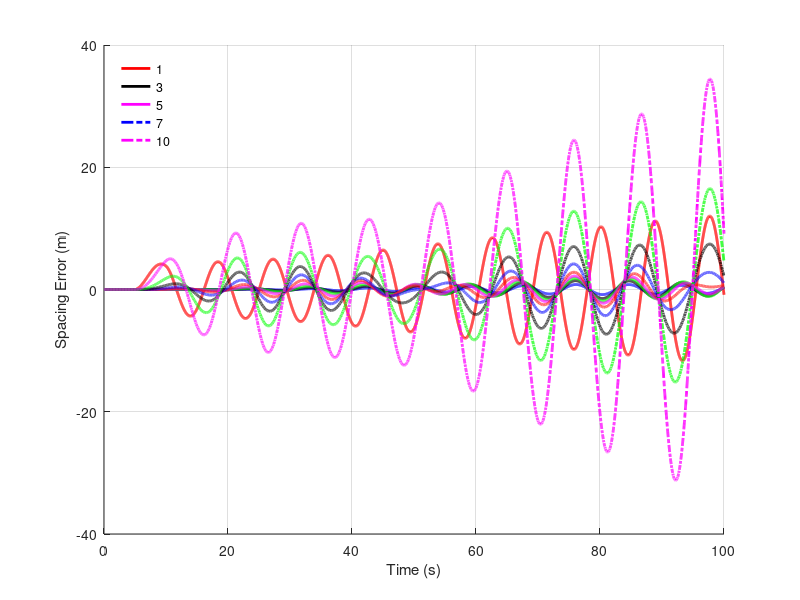

Source code (MATLAB):
%% Bidirectional platoon, simulations


clc;clear;close all;


N = 10;           % Number of vehicles
Time = 100;       % Total time
T_delta = 0.01;   % Time step

Tao = 0.5;        % Time lag

%% State of individual vehicles

X = zeros(Time/T_delta,N);
V = zeros(Time/T_delta,N);
a = zeros(Time/T_delta,N);
U = zeros(Time/T_delta,N);

d = 10;   % desired spacing
%% leader's state
a0 = zeros(Time/T_delta,1);
v0 = zeros(Time/T_delta,1);
x0 = zeros(Time/T_delta,1);

  %% the leader's constant acceleration 
 a0(5/T_delta:10/T_delta) = 2;
 v0(1) = 20;

for i = 1:N
    X(1,i) = x0(1)-i*d;
    V(1,i) = 20;
end


%% update leader's state
for i = 2:Time/T_delta
    v0(i) = v0(i-1)+a0(i)*T_delta;
    x0(i) = x0(i-1)+v0(i)*T_delta;    
end



%% update platoon state

% feedback gains
% k1 = 1; k2 = 2; k3 = 1;    % stable
   k1 = 1; k2 = 0.2; k3 = 1;  % unstable 

for i = 2:Time/T_delta
    
    %% first vehicle
   % symmetric 
    U(i,1) = - k1*(X(i-1,1)-x0(i-1)+d) - k2*(V(i-1,1)-v0(i-1))-k3*(a(i-1,1)-a0(i-1))-...
             k1*(X(i-1,1)-X(i-1,2)-d) - k2*(V(i-1,1)-V(i-1,2))-k3*(a(i-1,1)-a(i-1,2));%+ 0.1*sin(1.44*(T_delta*i));   
           
    a(i,1) = (Tao-T_delta)/Tao*a(i-1,1) + T_delta/Tao*U(i,1);
    V(i,1) = V(i-1,1)+a(i,1)*T_delta;
    X(i,1) = X(i-1,1)+V(i,1)*T_delta; 
  
    %% j-th vheicle
    for j = 2:N-1
        % symmetric case
        U(i,j) = - k1*(X(i-1,j)-X(i-1,j-1)+d) - k2*(V(i-1,j)-V(i-1,j-1))-k3*(a(i-1,j)-a(i-1,j-1)) - ...
                   k1*(X(i-1,j)-X(i-1,j+1)-d) - k2*(V(i-1,j)-V(i-1,j+1))-k3*(a(i-1,j)-a(i-1,j+1)) - ...
                    k1*(X(i-1,j)-x0(i-1)+j*d) - k2*(V(i-1,j)-v0(i-1))-k3*(a(i-1,j)-a0(i-1)); 
        a(i,j) = (Tao-T_delta)/Tao*a(i-1,j) + T_delta/Tao*U(i,j);
        V(i,j) = V(i-1,j)+a(i,j)*T_delta;
        X(i,j) = X(i-1,j)+V(i,j)*T_delta; 
    end
    
    U(i,N) = - k1*(X(i-1,N)-X(i-1,N-1)+d) - k2*(V(i-1,N)-V(i-1,N-1))-k3*(a(i-1,N)-a(i-1,N-1));            
        a(i,N) = (Tao-T_delta)/Tao*a(i-1,N) + T_delta/Tao*U(i,N);
        V(i,N) = V(i-1,N)+a(i,N)*T_delta;
        X(i,N) = X(i-1,N)+V(i,N)*T_delta; 
end

%% figure

t = T_delta:T_delta:Time;
ColorSet = {'r','b','k','g','m','r-.','b-.','k-.','g-.','m-.'};

h = zeros(10,1);
figure;
h(1) = plot(t,x0 - X(:,1) -d,'r','linewidth',2);hold on;

% spacing error
for i = 1:N-1
   h(i+1) = plot(t,X(:,i)-X(:,i+1)-d,ColorSet{i+1},'linewidth',2);box off;xlabel('Time (s)');hold on
end
set(gcf,'Position',[250 150 300 350]);
%    ylim([-20 60])
%   ylim([-1 3]);
% xlim([0 300])
box off, grid on;
% title('Bidirectional - leader structure')
  %h = legend('1','2','3','4','5','6','7','8','9','10','location','NorthWest');ylabel('Spacing Error(m)')
  h1 = legend([h(1) h(3) h(5) h(7) h(10)],'1','3','5','7','10','location','NorthWest');ylabel('Spacing Error (m)')
% h1 = legend([h(1) h(3) h(5) h(7) h(10)],'1','3','5','7','10','location','NorthEast');ylabel('Spacing Error (m)')
set(h1,'box','off')